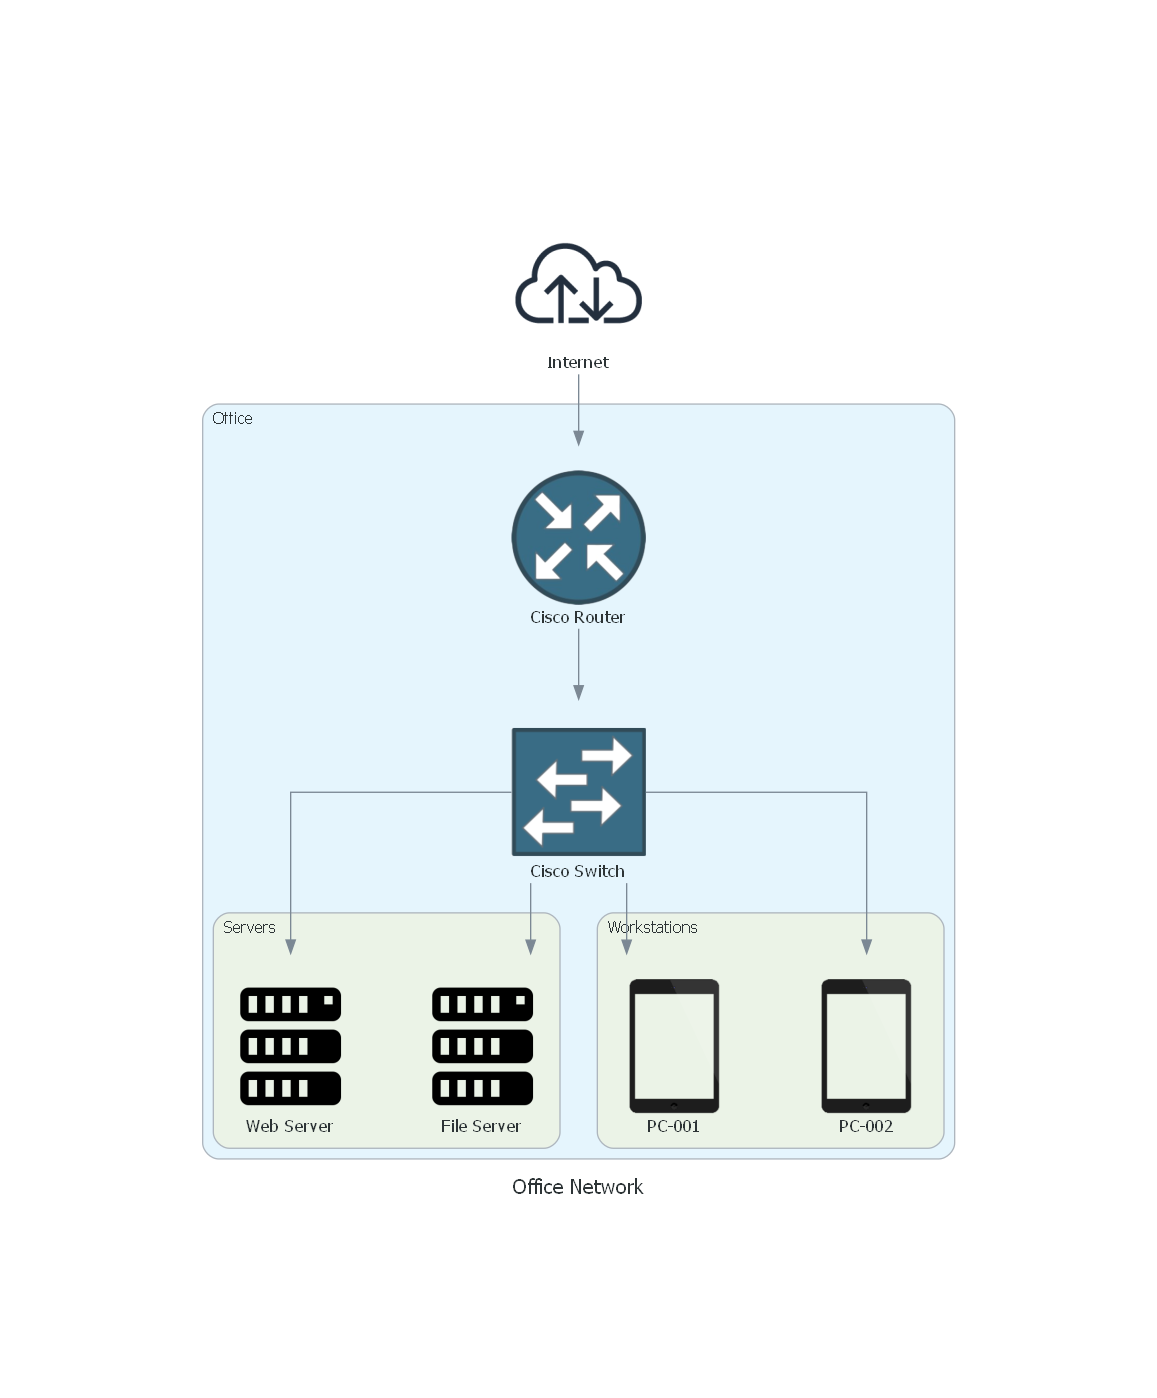

The Python source for this figure:
from diagrams import Diagram, Cluster
from diagrams.onprem.network import Internet, CiscoRouter, CiscoSwitchL2
from diagrams.onprem.compute import Server
from diagrams.generic.device import Tablet

with Diagram("Office Network", show=False, direction="TB"):
    internet = Internet("Internet")
    
    with Cluster("Office"):
        router = CiscoRouter("Cisco Router")
        switch = CiscoSwitchL2("Cisco Switch")
        
        with Cluster("Servers"):
            web_server = Server("Web Server")
            file_server = Server("File Server")
        
        with Cluster("Workstations"):
            pc1 = Tablet("PC-001")
            pc2 = Tablet("PC-002")
    
    internet >> router >> switch
    switch >> [web_server, file_server]
    switch >> [pc1, pc2]
